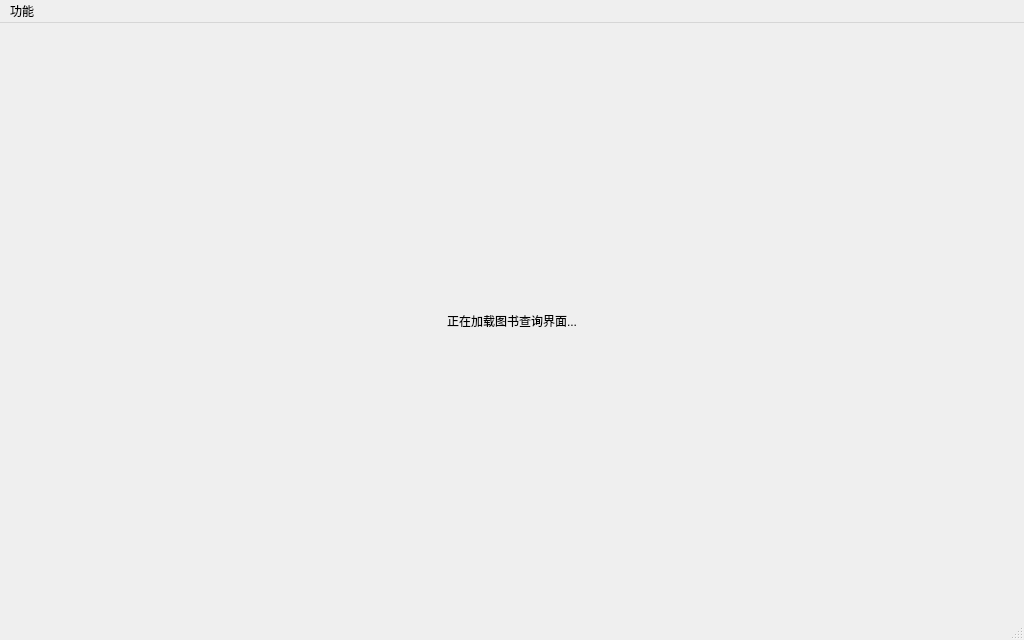
<?xml version="1.0" encoding="UTF-8"?>
<ui version="4.0">
 <class>AdminMainWindow</class>
 <widget class="QMainWindow" name="AdminMainWindow">
  <property name="geometry">
   <rect>
    <x>0</x>
    <y>0</y>
    <width>1024</width>
    <height>640</height>
   </rect>
  </property>
  <property name="windowTitle">
   <string>管理员主页</string>
  </property>
  <widget class="QWidget" name="centralwidget">
   <layout class="QVBoxLayout" name="verticalLayout">
    <item>
     <widget class="QLabel" name="labelPlaceholder">
      <property name="text">
       <string>正在加载图书查询界面...</string>
      </property>
      <property name="alignment">
       <set>Qt::AlignCenter</set>
      </property>
     </widget>
    </item>
   </layout>
  </widget>
  <widget class="QMenuBar" name="menubar">
   <property name="geometry">
    <rect>
     <x>0</x>
     <y>0</y>
     <width>1024</width>
     <height>22</height>
    </rect>
   </property>
   <widget class="QMenu" name="menuFunctions">
    <property name="title">
     <string>功能</string>
    </property>
    <addaction name="actionBookQuery"/>
    <addaction name="actionBorrowRecords"/>
    <addaction name="actionBookMaintain"/>
    <addaction name="actionLogout"/>
   </widget>
   <addaction name="menuFunctions"/>
  </widget>
  <widget class="QStatusBar" name="statusbar"/>
  <action name="actionBookQuery">
   <property name="text">
    <string>图书查询</string>
   </property>
  </action>
  <action name="actionBorrowRecords">
   <property name="text">
    <string>借阅记录管理</string>
   </property>
  </action>
  <action name="actionBookMaintain">
   <property name="text">
    <string>图书维护</string>
   </property>
  </action>
  <action name="actionLogout">
   <property name="text">
    <string>退出</string>
   </property>
  </action>
 </widget>
 <resources/>
 <connections/>
</ui>
